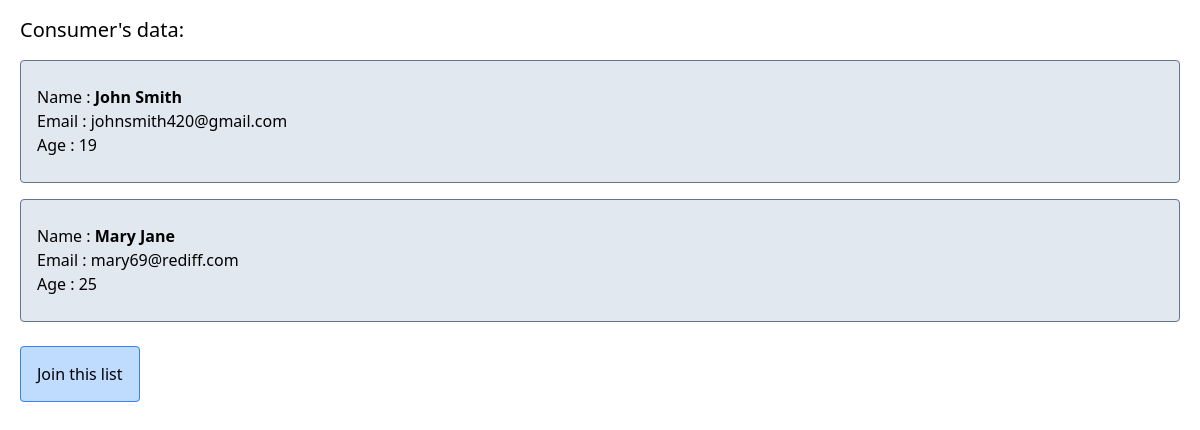
The app's page /, older data.
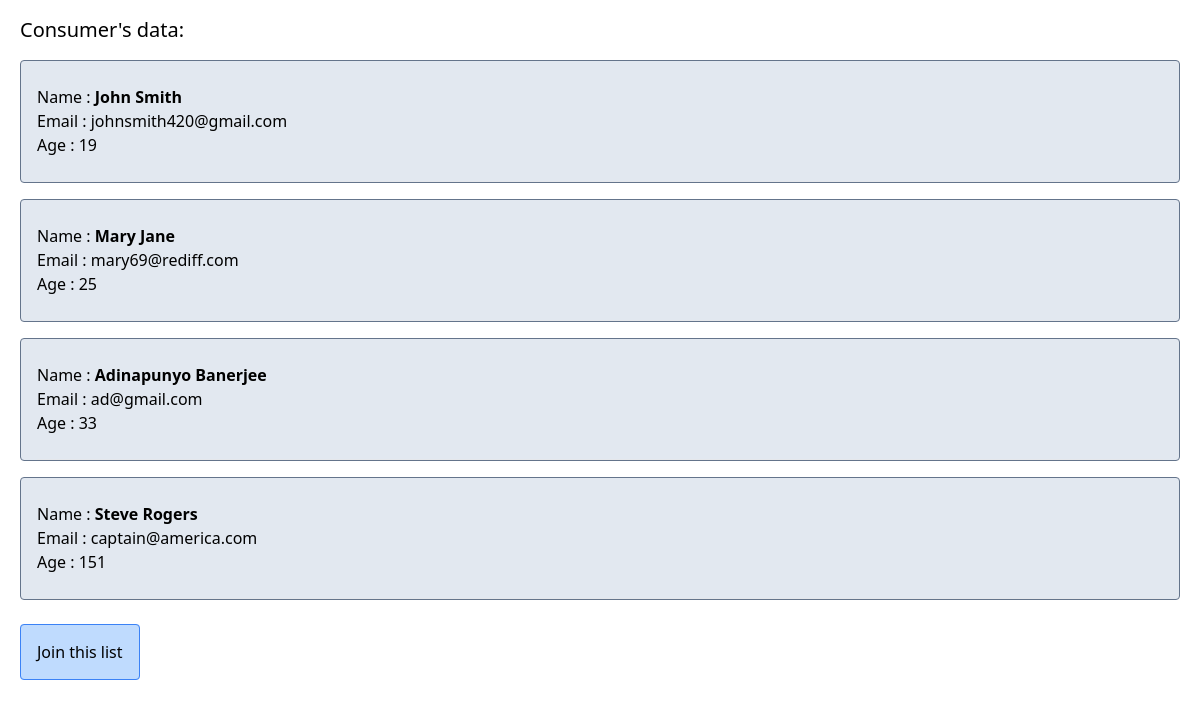
The same page, newer data.
### website/models.py (models this page shows, shortened)
class Member(models.Model):
    fname = models.CharField(max_length=30)
    lname = models.CharField(max_length=30)
    email = models.EmailField(max_length=50)
    passwd = models.CharField(max_length=50)
    age = models.IntegerField()

### website/views.py (the view)
# urls.py: 2. Add a URL to urlpatterns:  path('', views.home, name='home')
def home(request):
    all_members = Member.objects.all
    return render(request, 'index.html', {'all':all_members})

### website/templates/index.html (shortened to what this page needs)
{% extends 'base.html' %}
{% load static %}
{% block content %}
<div>
    <div class="text-xl text-bold">Consumer's data:</div>
    {% for item in all %}
    <div class="bg-slate-200 my-4 px-4 border border-slate-500 rounded">
        <br>
        Name :<strong> {{ item.fname }} {{ item.lname }}</strong><br>
        Email : {{ item.email }} <br>
        Age : {{ item.age }} <br><br>
        <hr>
    </div>
    {% endfor %}
</div>
<br>
<a class="bg-blue-200 px-4 py-4 my-5 border border-blue-500 rounded" href="/join">Join this list</a><br><br>
{% endblock %}

### website/templates/base.html (shortened to what this page needs)
{% load static %}
<!DOCTYPE html>
<html lang="en">
<head>
    <script src="https://cdn.tailwindcss.com"></script>
</head>
<body>
    <div class="px-5 py-4">
        {% block content %}
        {% endblock %}
    </div>
</body>
</html>

Row changes from the older to the newer data that the page shows:
added Member: fname "Adinapunyo", lname "Banerjee", email "ad@gmail.com", age "33"
added Member: fname "Steve", lname "Rogers", email "captain@america.com", age "151"
